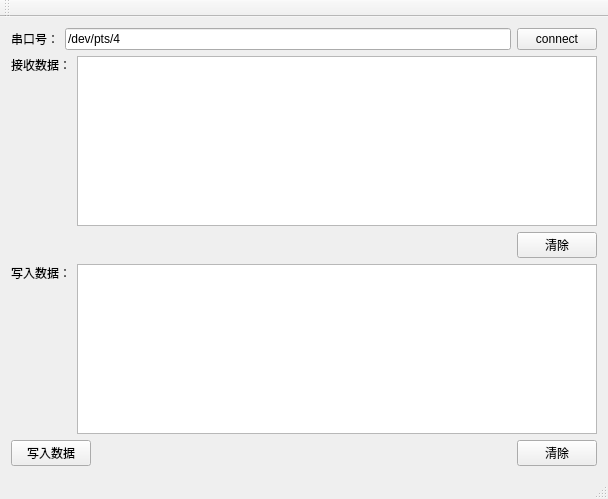
<?xml version="1.0" encoding="UTF-8"?>
<ui version="4.0">
 <class>modbusSlave</class>
 <widget class="QMainWindow" name="modbusSlave">
  <property name="geometry">
   <rect>
    <x>0</x>
    <y>0</y>
    <width>608</width>
    <height>499</height>
   </rect>
  </property>
  <property name="windowTitle">
   <string>modbusSlave</string>
  </property>
  <widget class="QWidget" name="centralWidget">
   <layout class="QVBoxLayout" name="verticalLayout_3">
    <item>
     <layout class="QHBoxLayout" name="horizontalLayout">
      <item>
       <widget class="QLabel" name="label">
        <property name="text">
         <string>串口号：</string>
        </property>
       </widget>
      </item>
      <item>
       <widget class="QLineEdit" name="lineEdit">
        <property name="text">
         <string>/dev/pts/4</string>
        </property>
       </widget>
      </item>
      <item>
       <widget class="QPushButton" name="connectButton">
        <property name="text">
         <string>connect</string>
        </property>
       </widget>
      </item>
     </layout>
    </item>
    <item>
     <layout class="QHBoxLayout" name="horizontalLayout_5">
      <item>
       <layout class="QVBoxLayout" name="verticalLayout">
        <item>
         <widget class="QLabel" name="label_2">
          <property name="text">
           <string>接收数据：</string>
          </property>
         </widget>
        </item>
        <item>
         <spacer name="verticalSpacer">
          <property name="orientation">
           <enum>Qt::Vertical</enum>
          </property>
          <property name="sizeHint" stdset="0">
           <size>
            <width>20</width>
            <height>108</height>
           </size>
          </property>
         </spacer>
        </item>
       </layout>
      </item>
      <item>
       <widget class="QTextEdit" name="textEdit"/>
      </item>
     </layout>
    </item>
    <item>
     <layout class="QHBoxLayout" name="horizontalLayout_2">
      <item>
       <spacer name="horizontalSpacer">
        <property name="orientation">
         <enum>Qt::Horizontal</enum>
        </property>
        <property name="sizeHint" stdset="0">
         <size>
          <width>458</width>
          <height>20</height>
         </size>
        </property>
       </spacer>
      </item>
      <item>
       <widget class="QPushButton" name="clearButton">
        <property name="text">
         <string>清除</string>
        </property>
       </widget>
      </item>
     </layout>
    </item>
    <item>
     <layout class="QHBoxLayout" name="horizontalLayout_4">
      <item>
       <layout class="QVBoxLayout" name="verticalLayout_2">
        <item>
         <widget class="QLabel" name="label_3">
          <property name="text">
           <string>写入数据：</string>
          </property>
         </widget>
        </item>
        <item>
         <spacer name="verticalSpacer_2">
          <property name="orientation">
           <enum>Qt::Vertical</enum>
          </property>
          <property name="sizeHint" stdset="0">
           <size>
            <width>20</width>
            <height>88</height>
           </size>
          </property>
         </spacer>
        </item>
       </layout>
      </item>
      <item>
       <widget class="QTextEdit" name="textEdit_2"/>
      </item>
     </layout>
    </item>
    <item>
     <layout class="QHBoxLayout" name="horizontalLayout_3">
      <item>
       <widget class="QPushButton" name="writeButton">
        <property name="text">
         <string>写入数据</string>
        </property>
       </widget>
      </item>
      <item>
       <spacer name="horizontalSpacer_2">
        <property name="orientation">
         <enum>Qt::Horizontal</enum>
        </property>
        <property name="sizeHint" stdset="0">
         <size>
          <width>348</width>
          <height>20</height>
         </size>
        </property>
       </spacer>
      </item>
      <item>
       <widget class="QPushButton" name="clearButton_2">
        <property name="text">
         <string>清除</string>
        </property>
       </widget>
      </item>
     </layout>
    </item>
   </layout>
  </widget>
  <widget class="QMenuBar" name="menuBar">
   <property name="geometry">
    <rect>
     <x>0</x>
     <y>0</y>
     <width>608</width>
     <height>25</height>
    </rect>
   </property>
  </widget>
  <widget class="QToolBar" name="mainToolBar">
   <attribute name="toolBarArea">
    <enum>TopToolBarArea</enum>
   </attribute>
   <attribute name="toolBarBreak">
    <bool>false</bool>
   </attribute>
  </widget>
  <widget class="QStatusBar" name="statusBar"/>
 </widget>
 <layoutdefault spacing="6" margin="11"/>
 <resources/>
 <connections/>
</ui>
